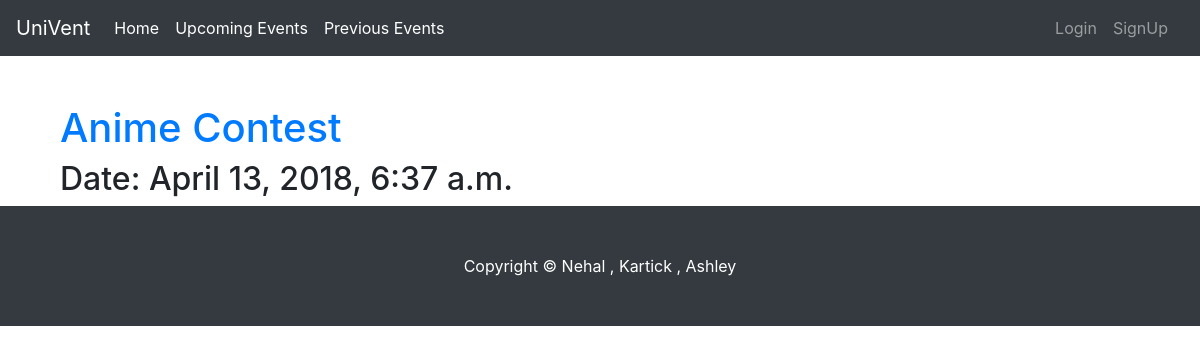
The page /e/upcoming/ on the database as committed earlier.
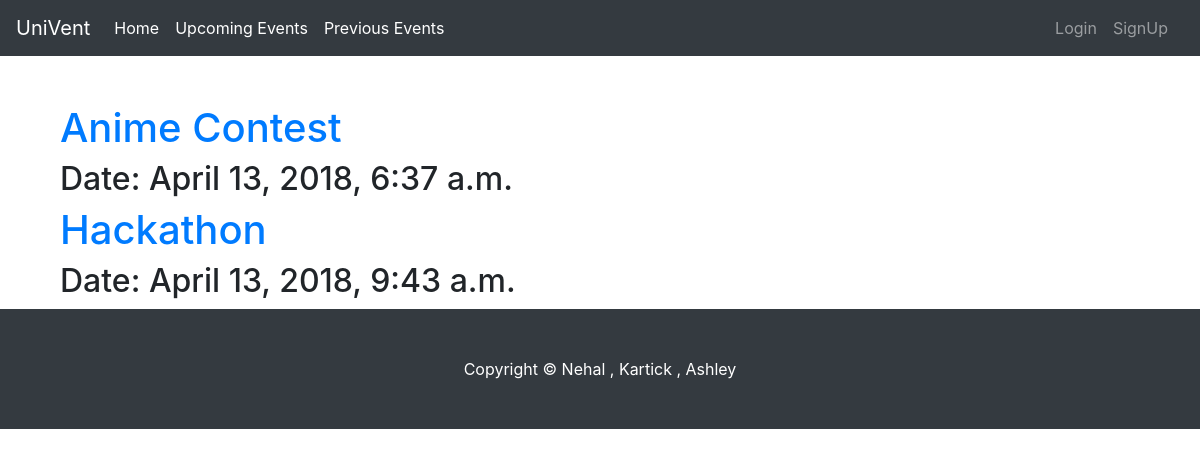
The same page on the database as committed later.
### eventPosts/models.py (models this page shows, shortened)
class Post(models.Model):
    author = models.ForeignKey('auth.User',on_delete=models.CASCADE ,default=1)
    title = models.CharField(max_length=200)
    text = models.TextField()
    event_date = models.DateTimeField(default=timezone.now)
    created_date = models.DateTimeField(default=timezone.now)
    published_date = models.DateTimeField(blank=True, null=True)
    posted_by = models.CharField(max_length=50 , blank=True)
    pdf = models.FileField(upload_to='brochures', blank=True)

### eventPosts/views.py (the view)
# urls.py: path('upcoming/' , views.PostListView.as_view() , name ='post_list') ,
class PostListView(ListView):
    model = Post
    def get_queryset(self):
        return Post.objects.filter(event_date__gte=timezone.now())

### eventPosts/templates/eventPosts/post_list.html
{% extends 'accounts/base.html' %}
{% block content %}
    <div class="container mt-5">
        {% for pos in post_list %}
            <h1> <a href="{% url 'eventPosts:post_detail' pk=pos.pk %}">{{ pos.title }}</a> </h1>
            <h2>Date: {{ pos.published_date }}  </h2>
        {% endfor %}
    </div>
{% endblock %}

Rows that differ between the two databases and show on the page:
added Post: title "Hackathon", published_date "April 13, 2018, 9:43 a.m."
